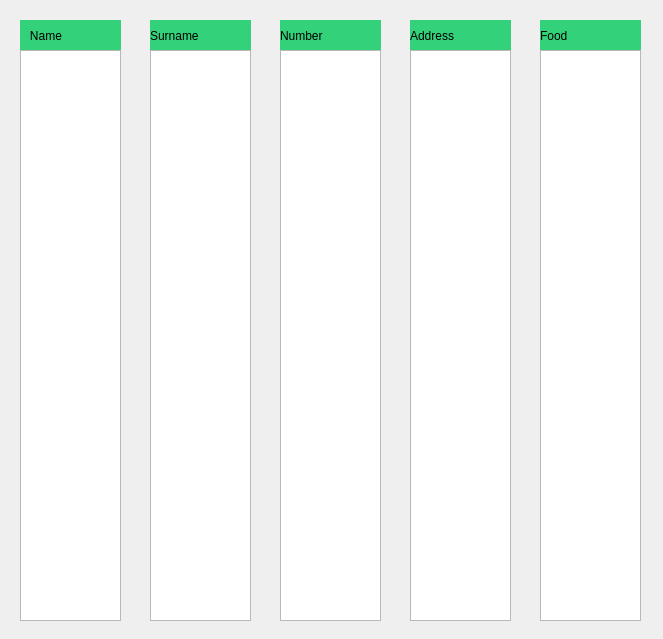
<?xml version="1.0" encoding="UTF-8"?>
<ui version="4.0">
 <class>Form</class>
 <widget class="QWidget" name="Form">
  <property name="geometry">
   <rect>
    <x>0</x>
    <y>0</y>
    <width>663</width>
    <height>639</height>
   </rect>
  </property>
  <property name="windowTitle">
   <string>Form</string>
  </property>
  <widget class="QLabel" name="label">
   <property name="geometry">
    <rect>
     <x>20</x>
     <y>20</y>
     <width>101</width>
     <height>31</height>
    </rect>
   </property>
   <property name="styleSheet">
    <string notr="true">background-color: rgb(51, 209, 122);
font: 75 italic 11pt &quot;Ubuntu&quot;;</string>
   </property>
   <property name="text">
    <string>   Name</string>
   </property>
  </widget>
  <widget class="QLabel" name="label_2">
   <property name="geometry">
    <rect>
     <x>150</x>
     <y>20</y>
     <width>101</width>
     <height>31</height>
    </rect>
   </property>
   <property name="styleSheet">
    <string notr="true">background-color: rgb(51, 209, 122);
font: 75 italic 11pt &quot;Ubuntu&quot;;</string>
   </property>
   <property name="text">
    <string>Surname</string>
   </property>
  </widget>
  <widget class="QLabel" name="label_3">
   <property name="geometry">
    <rect>
     <x>280</x>
     <y>20</y>
     <width>101</width>
     <height>31</height>
    </rect>
   </property>
   <property name="styleSheet">
    <string notr="true">background-color: rgb(51, 209, 122);
font: 75 italic 11pt &quot;Ubuntu&quot;;</string>
   </property>
   <property name="text">
    <string>Number</string>
   </property>
  </widget>
  <widget class="QLabel" name="label_4">
   <property name="geometry">
    <rect>
     <x>410</x>
     <y>20</y>
     <width>101</width>
     <height>31</height>
    </rect>
   </property>
   <property name="styleSheet">
    <string notr="true">background-color: rgb(51, 209, 122);
font: 75 italic 11pt &quot;Ubuntu&quot;;</string>
   </property>
   <property name="text">
    <string>Address</string>
   </property>
  </widget>
  <widget class="QLabel" name="label_5">
   <property name="geometry">
    <rect>
     <x>540</x>
     <y>20</y>
     <width>101</width>
     <height>31</height>
    </rect>
   </property>
   <property name="styleSheet">
    <string notr="true">background-color: rgb(51, 209, 122);
font: 75 italic 11pt &quot;Ubuntu&quot;;</string>
   </property>
   <property name="text">
    <string>Food</string>
   </property>
  </widget>
  <widget class="QListWidget" name="name">
   <property name="geometry">
    <rect>
     <x>20</x>
     <y>50</y>
     <width>101</width>
     <height>571</height>
    </rect>
   </property>
  </widget>
  <widget class="QListWidget" name="number">
   <property name="geometry">
    <rect>
     <x>280</x>
     <y>50</y>
     <width>101</width>
     <height>571</height>
    </rect>
   </property>
  </widget>
  <widget class="QListWidget" name="surname">
   <property name="geometry">
    <rect>
     <x>150</x>
     <y>50</y>
     <width>101</width>
     <height>571</height>
    </rect>
   </property>
  </widget>
  <widget class="QListWidget" name="address">
   <property name="geometry">
    <rect>
     <x>410</x>
     <y>50</y>
     <width>101</width>
     <height>571</height>
    </rect>
   </property>
  </widget>
  <widget class="QListWidget" name="food">
   <property name="geometry">
    <rect>
     <x>540</x>
     <y>50</y>
     <width>101</width>
     <height>571</height>
    </rect>
   </property>
  </widget>
 </widget>
 <resources/>
 <connections/>
</ui>
